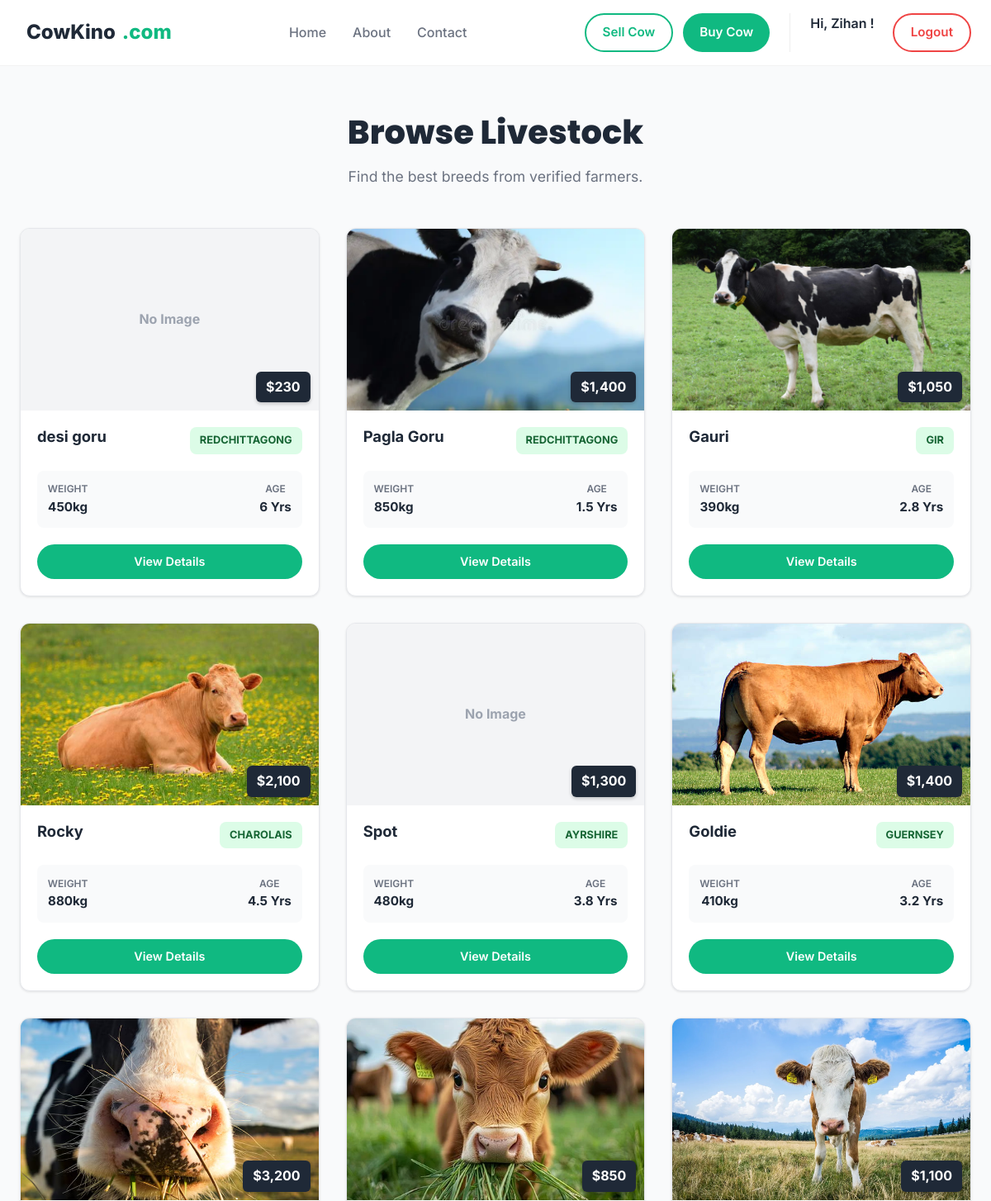
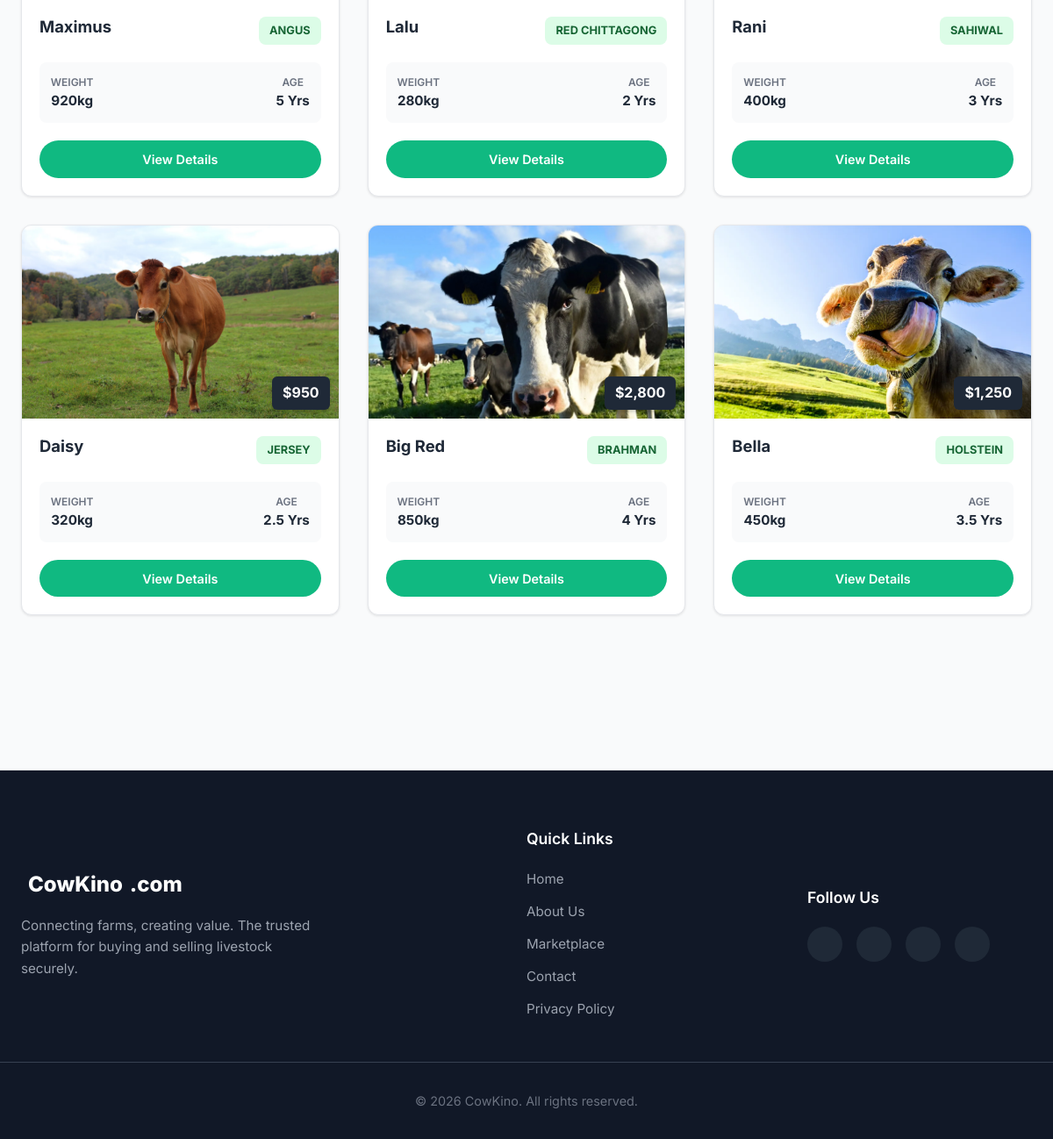
The app's page /view/buy.php (signed in) with its own data (2 pictures, top to bottom).
### tables this page shows
CREATE TABLE `cows` (
  `name` varchar(20) NOT NULL,
  `id` int(11) NOT NULL,
  `price` int(20) NOT NULL,
  `breed` varchar(20) NOT NULL,
  `age` float NOT NULL,
  `weight` int(5) NOT NULL,
  `photo_url` varchar(150) NOT NULL,
  `description` varchar(500) NOT NULL
);

### model/cows.php (called while the page is built, shortened)
<?php
require_once __DIR__ . '/DataBase.php';
function GetAllCows()
{
    global $conn;
    $sql = "SELECT * FROM cows ORDER BY id DESC";
    $result = mysqli_query($conn, $sql);
    $cows = [];
    if (mysqli_num_rows($result) > 0) {
        while ($row = mysqli_fetch_assoc($result)) {
            $cows[] = $row;
        }
    }
    return $cows;
}

### view/buy.php (the view, shortened to what this page needs)
<?php
require_once '../model/cows.php';
$allCows = GetAllCows();
?>
<!DOCTYPE html>
<html lang="en">
<head>
    <link rel="stylesheet" href="../Asset/style/style.css" />
</head>
<body>
    <?php include "./header.php"; ?>
    <main class="market-section">
        <div class="container">
            <div class="market-header">
                <h1>Browse Livestock</h1>
                <p>Find the best breeds from verified farmers.</p>
            </div>
            <div class="cow-grid">
                <?php if (count($allCows) > 0): ?>
                    <?php foreach ($allCows as $cow): ?>
                        <article class="cow-card">
                            <div class="card-image">
                                <span class="tag-price">$<?php echo number_format($cow['price']); ?></span>
                                <img src="../upload/<?php echo htmlspecialchars($cow['photo_url']); ?>"
                                    alt="<?php echo htmlspecialchars($cow['name']); ?>"
                                    style="object-fit: cover; background-color: #e5e7eb;"
                                    onerror="this.style.display='none'; this.nextElementSibling.style.display='flex'">
                                <div class="fallback-placeholder" style="display:none; width:100%; height:100%; background:#f3f4f6; align-items:center; justify-content:center; color:#9ca3af; font-weight:bold;">
                                    No Image
                                </div>
                            </div>
                            <div class="card-body">
                                <div class="card-top">
                                    <h3><?php echo htmlspecialchars($cow['name']); ?></h3>
                                    <span class="breed-tag"><?php echo htmlspecialchars($cow['breed']); ?></span>
                                </div>
                                <div class="stats-row">
                                    <div class="stat">
                                        <span class="label">Weight</span>
                                        <span class="value"><?php echo htmlspecialchars($cow['weight']); ?>kg</span>
                                    </div>
                                    <div class="stat">
                                        <span class="label">Age</span>
                                        <span class="value"><?php echo htmlspecialchars($cow['age']); ?> Yrs</span>
                                    </div>
                                </div>
                                <div class="card-footer">
                                    <a class="btn btn-primary btn-sm" style="width:100%" href="cow_details.php?id=<?php echo $cow['id']; ?>">View Details</a>
                                </div>
                            </div>
                        </article>
                    <?php endforeach; ?>
                <?php else: ?>
                    <p style="text-align:center;">No cows found.</p>
                <?php endif; ?>
            </div>
        </div>
    </main>
    <?php include "./footer.php"; ?>
</body>
</html>

### Asset/style/style.css (style rules this page uses)
:root { --primary: #10B981; --primary-dark: #059669; --secondary: #1F2937; --accent: #F59E0B; --light-bg: #F9FAFB; --white: #FFFFFF; --text-gray: #6B7280; --container-width: 1200px; --radius: 12px; --shadow-sm: 0 1px 3px rgba(0,0,0,0.1); --shadow-md: 0 4px 6px -1px rgba(0,0,0,0.1), 0 2px 4px -1px rgba(0,0,0,0.06); --shadow-hover: 0 10px 15px -3px rgba(0,0,0,0.1), 0 4px 6px -2px rgba(0,0,0,0.05); }
* { margin: 0; padding: 0; box-sizing: border-box; }
body { font-family: 'Inter', sans-serif; color: var(--secondary); line-height: 1.6; background-color: var(--light-bg); overflow-x: hidden; }
.container { max-width: var(--container-width); margin: 0 auto; padding: 0 1.5rem; }
a { text-decoration: none; color: inherit; transition: 0.3s; }
.btn { padding: 0.6rem 1.25rem; border-radius: 50px; font-weight: 600; cursor: pointer; border: none; font-size: 0.95rem; display: inline-flex; align-items: center; gap: 0.5rem; }
.btn-primary { background: var(--primary); color: white; }
.cow-card { background: white; border-radius: var(--radius); overflow: hidden; box-shadow: var(--shadow-sm); transition: 0.3s; border: 1px solid #eee; }
.card-image { height: 220px; position: relative; }
.card-image img { width: 100%; height: 100%; object-fit: cover; }
.tag-price { position: absolute; bottom: 10px; right: 10px; background: var(--secondary); color: white; padding: 0.4rem 0.8rem; border-radius: 6px; font-weight: 700; }
.card-body { padding: 1.5rem; }
.card-body h3 { font-size: 1.25rem; margin-bottom: 0.5rem; }
.btn-sm { padding: 0.4rem 1rem; font-size: 0.9rem; width: 100%; justify-content: center; }
.market-section { padding-top: calc(80px + 3rem); padding-bottom: 4rem; background-color: #F9FAFB; min-height: 100vh; }
.market-header { text-align: center; margin-bottom: 3rem; }
.market-header h1 { font-family: 'Poppins', sans-serif; font-size: 2.5rem; font-weight: 800; color: var(--secondary); margin-bottom: 0.5rem; }
.market-header p { color: var(--text-gray); font-size: 1.1rem; }
.cow-grid { display: grid; grid-template-columns: repeat(auto-fill, minmax(280px, 1fr)); gap: 2rem; margin-bottom: 3rem; }
.cow-card { background: white; border-radius: 12px; overflow: hidden; border: 1px solid #E5E7EB; transition: transform 0.3s ease, box-shadow 0.3s ease; }
.card-image { position: relative; height: 220px; }
.tag-price { position: absolute; bottom: 10px; right: 10px; background: var(--secondary); color: white; padding: 6px 12px; border-radius: 6px; font-weight: 700; font-size: 1rem; box-shadow: 0 2px 4px rgba(0,0,0,0.2); }
.card-body { padding: 1.25rem; }
.card-top { display: flex; justify-content: space-between; align-items: flex-start; margin-bottom: 0.5rem; }
.card-top h3 { font-size: 1.15rem; font-weight: 700; color: var(--secondary); line-height: 1.3; }
.breed-tag { font-size: 0.75rem; padding: 2px 8px; background: #ECFDF5; color: var(--primary-dark); border-radius: 50px; font-weight: 600; text-transform: uppercase; }
.stats-row { display: flex; justify-content: space-between; background: #F9FAFB; padding: 0.8rem; border-radius: 8px; margin-bottom: 1.25rem; }
.stat { display: flex; flex-direction: column; align-items: center; }
.stat .label { font-size: 0.75rem; color: var(--text-gray); text-transform: uppercase; font-weight: 600; }
.stat .value { font-size: 0.95rem; color: var(--secondary); font-weight: 700; }
.card-footer { display: flex; gap: 0.5rem; }
.card-footer .btn { flex: 1; justify-content: center; font-size: 0.9rem; padding: 0.6rem; }
.breed-tag { display: inline-block; background: #DCFCE7; color: #166534; font-size: 0.8rem; font-weight: 700; padding: 6px 12px; border-radius: 8px; text-transform: uppercase; margin-bottom: 12px; }

### records on screen
cows: price "230", name "desi goru", breed "REDCHITTAGONG", weight "450", age "6"
cows: price "1,400", photo_url (picture), name "Pagla Goru", breed "REDCHITTAGONG", weight "850", age "1.5"
cows: price "1,050", photo_url (picture), name "Gauri", breed "GIR", weight "390", age "2.8"
cows: price "2,100", photo_url (picture), name "Rocky", breed "CHAROLAIS", weight "880", age "4.5"
cows: price "1,300", name "Spot", breed "AYRSHIRE", weight "480", age "3.8", $cow['id'] 10 (drawn)
cows: price "1,400", photo_url (picture), name "Goldie", breed "GUERNSEY", weight "410", age "3.2"
cows: price "3,200", photo_url (picture), name "Maximus", breed "ANGUS", weight "920", age "5"
cows: price "850", photo_url (picture), name "Lalu", breed "RED CHITTAGONG", weight "280", age "2"
cows: price "1,100", photo_url (picture), name "Rani", breed "SAHIWAL", weight "400", age "3"
cows: price "950", photo_url (picture), name "Daisy", breed "JERSEY", weight "320", age "2.5"
cows: price "2,800", photo_url (picture), name "Big Red", breed "BRAHMAN", weight "850", age "4"
cows: price "1,250", photo_url (picture), name "Bella", breed "HOLSTEIN", weight "450", age "3.5"

### other values on screen
$_SESSION['user_name'] "Zihan"
